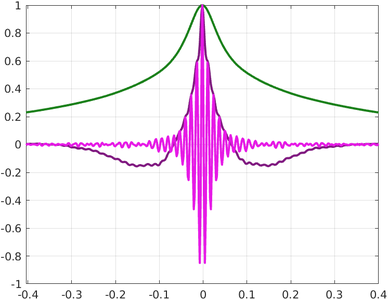
#> input picture Figure_1/trace_correlate.png, 388 x 300 px, shrunk from 746 x 576 before the run, found by its file name
$ jupyter execute Figure1_plot.ipynb
#> lines starting #> are read from the running program, lines starting #| are printed output that depends on the picture
[cell 1]
import numpy as np
import matplotlib.pyplot as plt
import cv2

[cell 2]
fig = plt.figure(frameon=False, figsize=(25, 25))

image = cv2.imread("trace_correlate.png")  # Replace with your image path
#> image is the input picture: shape (300, 388, 3); mean B, G, R 247.4, 238.6, 247.4
image = cv2.cvtColor(image, cv2.COLOR_BGR2RGB)  # Convert BGR to RGB for correct colors in Matplotlib

# Display image
plt.imshow(image)
plt.axis("off")  # Hide axes
plt.show()

[cell 3]
fig = plt.figure(frameon=False, figsize=(25, 25))

image = cv2.imread("hp_elecs_46.png")  # Replace with your image path
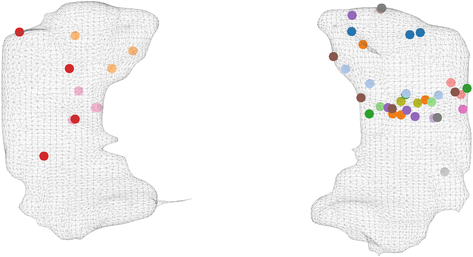
#> input picture Figure_1/hp_elecs_46.png, 473 x 257 px, shrunk from 910 x 493 before the run, found by its file name
#> image is the input picture: shape (257, 473, 3); mean B, G, R 243.2, 243.5, 244.2
image = cv2.cvtColor(image, cv2.COLOR_BGR2RGB)  # Convert BGR to RGB for correct colors in Matplotlib

# Display image
plt.imshow(image)
plt.axis("off")  # Hide axes
plt.show()

[cell 4]
fig = plt.figure(frameon=False, figsize=(25, 25))

image = cv2.imread("ripple_3_examples.png")  # Replace with your image path
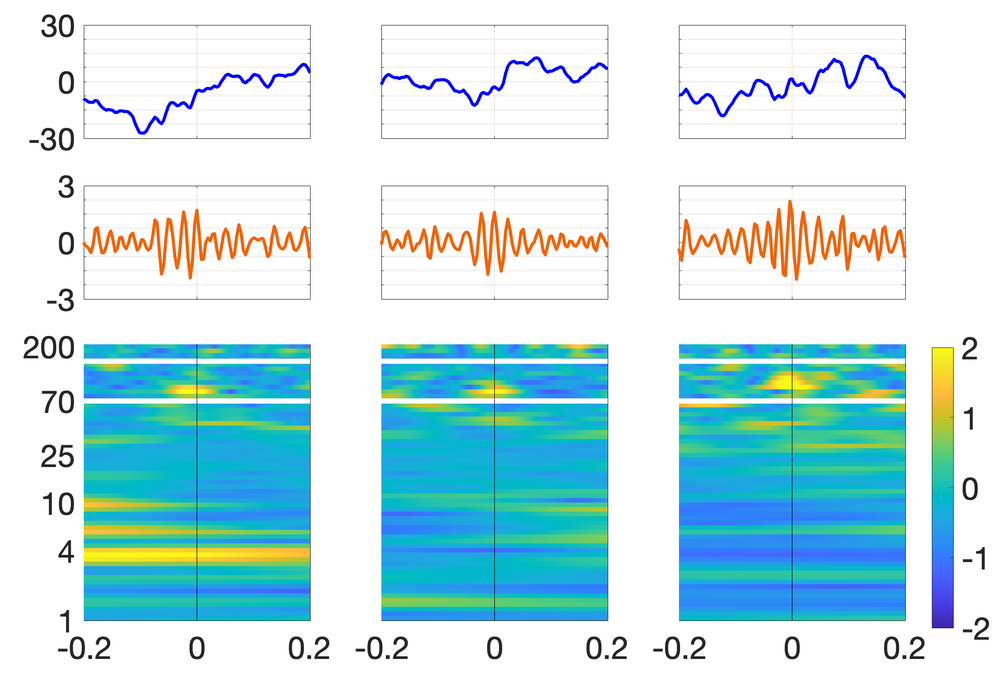
#> input picture Figure_1/ripple_3_examples.png, 1000 x 673 px, shrunk from 1922 x 1294 before the run, found by its file name
#> image is the input picture: shape (673, 1000, 3); mean B, G, R 230.3, 225.7, 192.3
image = cv2.cvtColor(image, cv2.COLOR_BGR2RGB)  # Convert BGR to RGB for correct colors in Matplotlib

# Display image
plt.imshow(image)
plt.axis("off")  # Hide axes
plt.show()

[cell 5]
fig = plt.figure(frameon=False, figsize=(25, 25))

image = cv2.imread("spike_4_examples.png")  # Replace with your image path
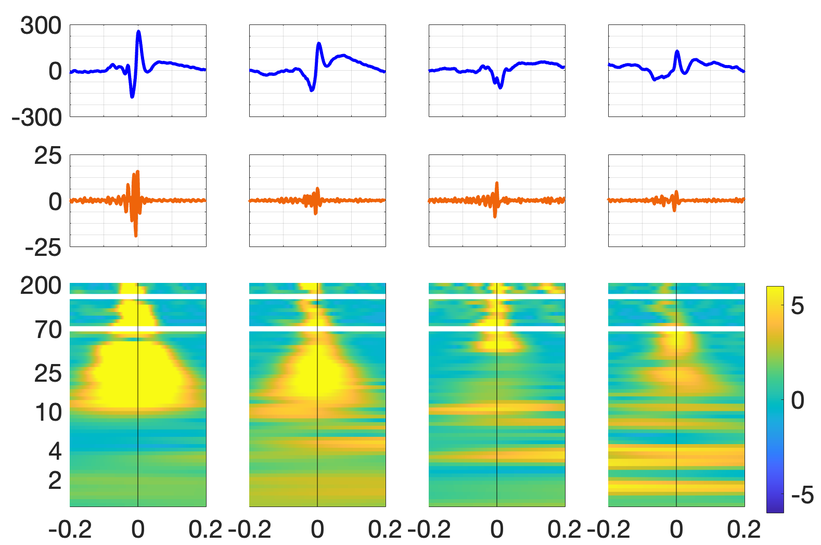
#> input picture Figure_1/spike_4_examples.png, 821 x 545 px, shrunk from 1578 x 1048 before the run, found by its file name
#> image is the input picture: shape (545, 821, 3); mean B, G, R 209.8, 232.5, 212.4
image = cv2.cvtColor(image, cv2.COLOR_BGR2RGB)  # Convert BGR to RGB for correct colors in Matplotlib

# Display image
plt.imshow(image)
plt.axis("off")  # Hide axes
plt.show()
